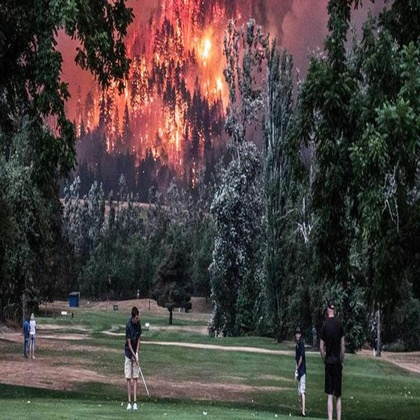
%> input picture Imagen_1.jpg, 420 x 420 px, shrunk from 640 x 640 before the run
$ octave Mezclado_Cutmix.m   (GNU Octave 9; MATLAB toolbox functions it lacks are replaced by stand-ins)
%> lines starting %> are read from the running program, lines starting %| are printed output that depends on the picture
% CutMix con 5 imágenes

clear; clc;


I{1} = imread('./Imagen_1.jpg');
I{2} = imread('./Imagen_2.jpg');
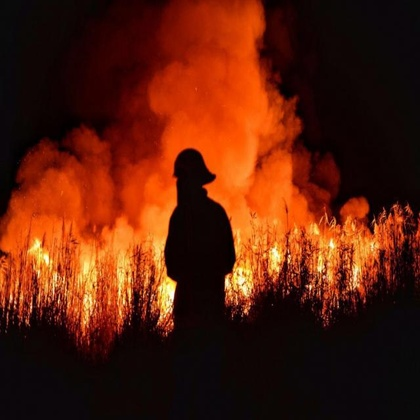
%> input picture Imagen_2.jpg, 420 x 420 px, shrunk from 640 x 640 before the run
I{3} = imread('./Imagen_3.jpg');
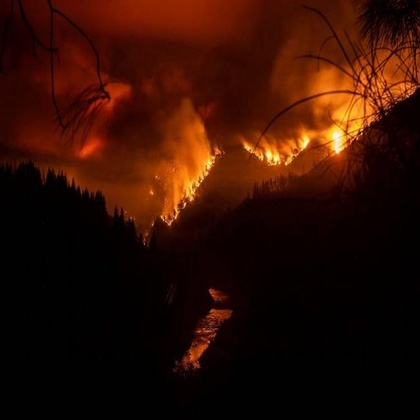
%> input picture Imagen_3.jpg, 420 x 420 px, shrunk from 640 x 640 before the run
I{4} = imread('./Imagen_4.jpg');
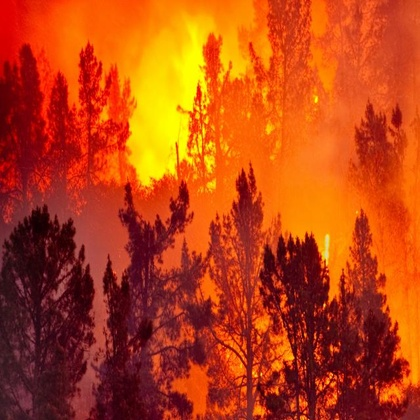
%> input picture Imagen_4.jpg, 420 x 420 px, shrunk from 640 x 640 before the run
I{5} = imread('./Imagen_5.jpg');
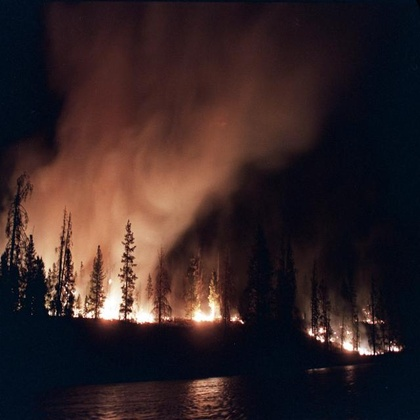
%> input picture Imagen_5.jpg, 420 x 420 px, shrunk from 640 x 640 before the run

for k = 1:5
    I{k} = double(I{k});
    I{k} = 0.2989*I{k}(:,:,1) + 0.5870*I{k}(:,:,2) + 0.1140*I{k}(:,:,3);
    I{k} = uint8(I{k});
    figure; imshow(I{k});
    I{k} = double(I{k});
end
%> this loop made 5 passes
%> pass 1, `imshow(I{k})`:
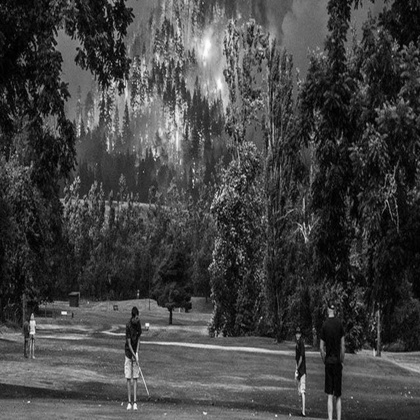
%> displayed picture: size 420x420, on the screen's scale of 0 to 255; min 0, max 254, mean 66.6
%> pass 2, `imshow(I{k})`:
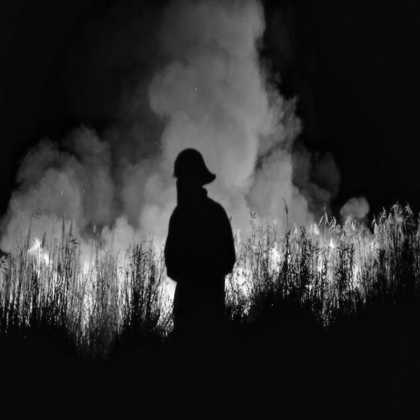
%> displayed picture: size 420x420, on the screen's scale of 0 to 255; min 0, max 252, mean 46.3
%> after the loop, I = 5 items

[M, N] = size(I{1});
%> M = 420; N = 420
I_cutmix = I{1};
pm = round(0.25*M);
%> pm = 105
pn = round(0.25*N);
%> pn = 105

for k = 2:5
    y0 = randi([1 M-pm]);
    x0 = randi([1 N-pn]);

    for y = 0:pm
        for x = 0:pn
            I_cutmix(y0+y, x0+x) = I{k}(y0+y, x0+x);
        end
    end
end
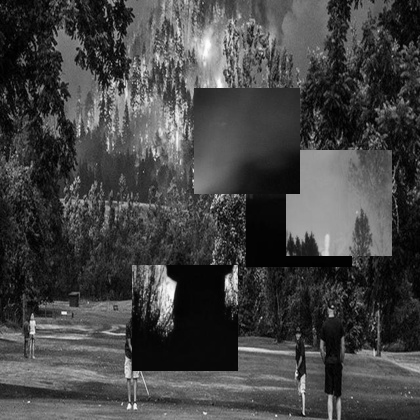
%> I_cutmix: size 420x420 double; min 0, max 254, mean 67.8

I_cutmix = uint8(I_cutmix);
%> I_cutmix: size 420x420 uint8
figure; imshow(I_cutmix);
imwrite(I_cutmix, 'Imagen_Mezclada.jpg');
